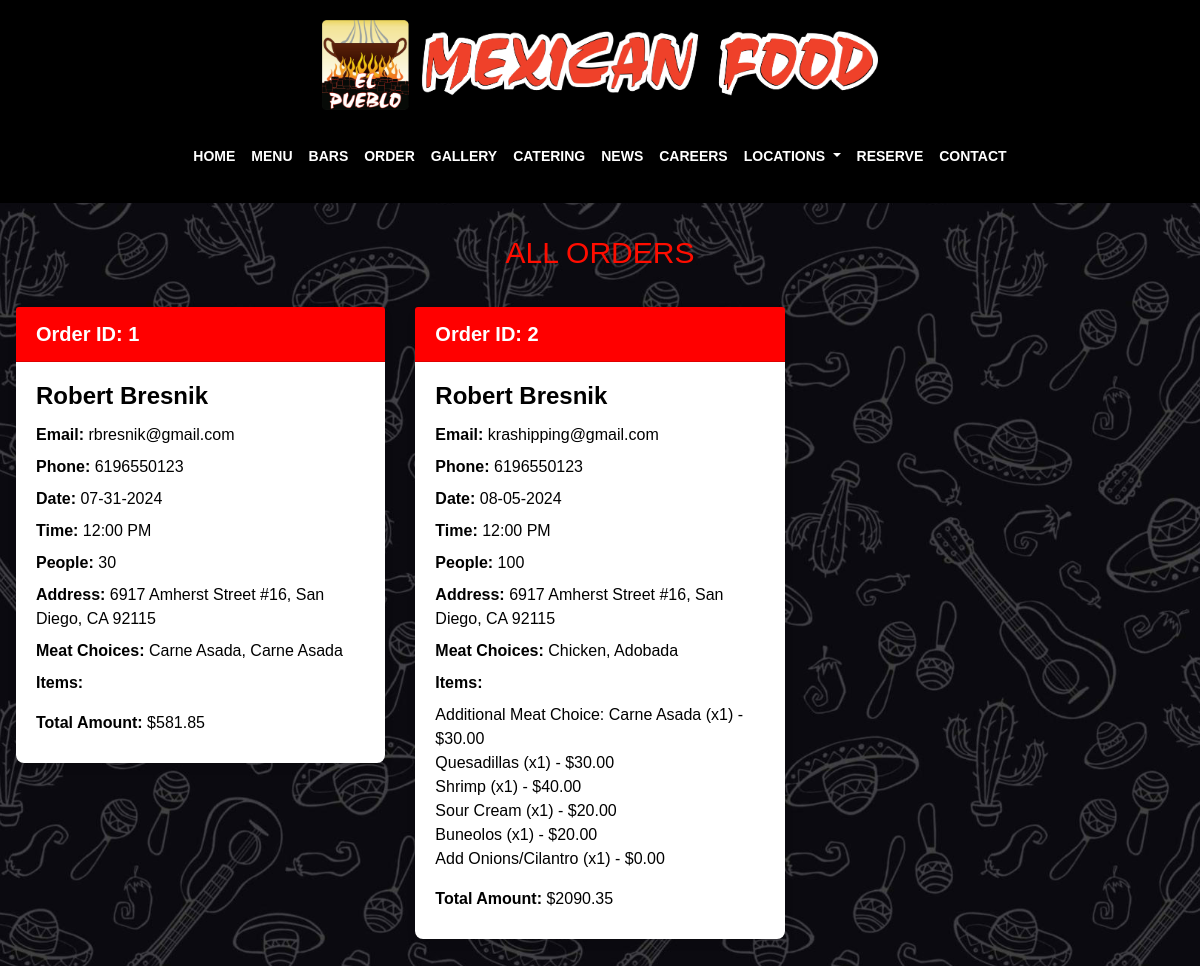
Page /orders on the earlier database version.
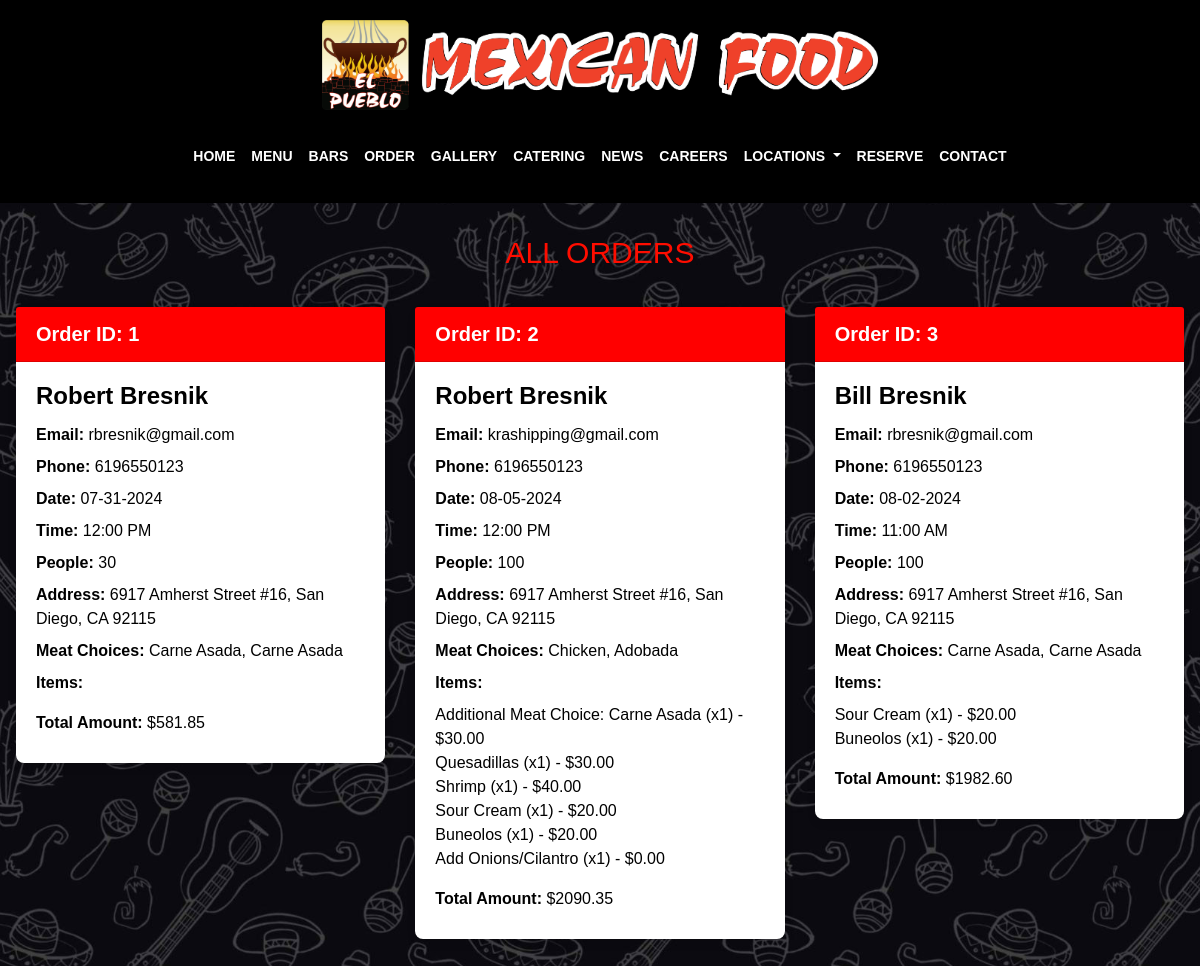
Same page on the later database version.
### app.py (models this page shows)
class Order(db.Model):
    id = db.Column(db.Integer, primary_key=True)
    people = db.Column(db.Integer, nullable=False)
    date = db.Column(db.Date, nullable=False)
    time = db.Column(db.String(50), nullable=False)
    total_amount = db.Column(db.Integer, nullable=False)
    base_amount = db.Column(db.Integer, nullable=False)
    sub_total = db.Column(db.Integer, nullable=False)
    tax = db.Column(db.Integer, nullable=False)
    grand_total = db.Column(db.Integer, nullable=False)
    meat1 = db.Column(db.String(50), nullable=False)
    meat2 = db.Column(db.String(50), nullable=False)
    customer_email = db.Column(db.String(100), nullable=False)
    first_name = db.Column(db.String(50), nullable=False)
    last_name = db.Column(db.String(50), nullable=False)
    address = db.Column(db.String(200), nullable=False)
    city = db.Column(db.String(50), nullable=False)
    state = db.Column(db.String(50), nullable=False)
    zip_code = db.Column(db.String(20), nullable=False)
    phone = db.Column(db.String(20), nullable=False)
    items = db.relationship("Item", backref="order", lazy=True)

class Item(db.Model):
    id = db.Column(db.Integer, primary_key=True)
    name = db.Column(db.String(100), nullable=False)
    price = db.Column(db.Integer, nullable=False)
    quantity = db.Column(db.Integer, nullable=False)
    order_id = db.Column(db.Integer, db.ForeignKey("order.id"), nullable=False)

### app.py (the view)
@app.route("/orders")
def orders():
    all_orders = Order.query.all()
    return render_template("orders.html", orders=all_orders, meat_choices=meat_choices)

### templates/orders.html (shortened to what this page needs)
{% extends "base.html" %}
{% block content %}
<div class="container-fluid p-3" style="background: transparent;">
    <h1 class="text-danger text-center py-3">All Orders</h1>
    <div class="row">
        {% for order in orders %}
        <div class="col-md-6 col-lg-4">
            <div class="card mb-4 text-black">
                <div class="card-header" style="background-color: #ff0000; color: white;">
                    Order ID: {{ order.id }}
                </div>
                <div class="card-body">
                    <h5 class="card-title">{{ order.first_name }} {{ order.last_name }}</h5>
                    <p class="card-text"><strong>Email:</strong> {{ order.customer_email }}</p>
                    <p class="card-text"><strong>Phone:</strong> {{ order.phone }}</p>
                    <p class="card-text"><strong>Date:</strong> {{ order.date.strftime('%m-%d-%Y') }}</p>
                    <p class="card-text"><strong>Time:</strong> {{ order.time }}</p>
                    <p class="card-text"><strong>People:</strong> {{ order.people }}</p>
                    <p class="card-text"><strong>Address:</strong> {{ order.address }}, {{ order.city }}, {{ order.state }} {{ order.zip_code }}</p>
                    <p class="card-text"><strong>Meat Choices:</strong> {{ meat_choices[order.meat1] }}, {{ meat_choices[order.meat2] }}</p>
                    <p class="card-text"><strong>Items:</strong>
                        <ul class="list-unstyled">
                            {% for item in order.items %}
                            <li>{{ item.name }} (x{{ item.quantity }}) - ${{ "%.2f"|format(item.price / 100) }}</li>
                            {% endfor %}
                        </ul>
                    </p>
                    <p class="card-text"><strong>Total Amount:</strong> ${{ "%.2f"|format(order.grand_total / 100) }}</p>
                </div>
            </div>
        </div>
        {% endfor %}
    </div>
</div>
{% endblock %}

### templates/base.html (shortened to what this page needs)
<!DOCTYPE html>
<html lang="en">
  <head>
    {% autoescape None %}
    <link
      rel="stylesheet"
      href="https://maxcdn.bootstrapcdn.com/bootstrap/4.5.2/css/bootstrap.min.css"
    />
    <link
      rel="stylesheet"
      href="{{ url_for('static', filename='styles.css') }}"
    />
    <link
      rel="stylesheet"
      href="{{ url_for('static', filename='custom.css') }}"
    />
  </head>
  <body>
    <div class="header">
      <img
        src="{{ url_for('static', filename='logo-final-el-pueblo-mex.png') }}"
        class="img-fluid mx-auto d-block"
        alt="El Pueblo Mexican Food"
      />
      <div id="et-top-navigation" data-height="115" data-fixed-height="40">
        <nav id="top-menu-nav" class="navbar navbar-expand-lg navbar-dark">
          <div class="collapse navbar-collapse justify-content-center" id="navbarNav">
            <ul id="top-menu" class="navbar-nav">
              <li class="nav-item">
                <a class="nav-link" href="https://elpueblomex.com/">HOME</a>
              </li>
              <li class="nav-item">
                <a class="nav-link" href="https://elpueblomex.com/menu/">MENU</a>
              </li>
              <li class="nav-item">
                <a class="nav-link" href="https://elpueblomex.com/del-mar-bar/">BARS</a>
              </li>
              <li class="nav-item">
                <a class="nav-link" href="https://elpueblomex.com/order-online-selection/">ORDER</a>
              </li>
              <li class="nav-item">
                <a class="nav-link" href="https://elpueblomex.com/gallery/">GALLERY</a>
              </li>
              <li class="nav-item">
                <a class="nav-link" href="https://elpueblomex.com/catering/">CATERING</a>
              </li>
              <li class="nav-item">
                <a class="nav-link" href="https://elpueblomex.com/latest-news/">NEWS</a>
              </li>
              <li class="nav-item">
                <a class="nav-link" href="https://elpueblomex.com/job-openings/">CAREERS</a>
              </li>
              <li class="nav-item dropdown">
                <a class="nav-link dropdown-toggle" href="https://elpueblomex.com/locations/" id="navbarDropdown" role="button" data-toggle="dropdown" aria-haspopup="true" aria-expanded="false">
                  LOCATIONS
                </a>
              </li>
              <li class="nav-item">
                <a class="nav-link" href="https://elpueblomex.com/event-space-reservation/">RESERVE</a>
              </li>
              <li class="nav-item">
                <a class="nav-link" href="https://elpueblomex.com/contact-us/">CONTACT</a>
              </li>
            </ul>
          </div>
        </nav>
      </div>
    </div>
 {% block content %}{% endblock %}
    {% endautoescape %}
  </body>
</html>

### static/styles.css (style rules this page uses)
body { background: url('/static/background.jpg') repeat-x center center fixed; background-size: contain; }
.header { background-color: black; color: white; padding: 20px 0; text-align: center; }
.header img { height: 90px; }
#top-menu-nav { text-align: center; margin-top: 20px; }
#top-menu { list-style: none; padding: 0; margin: 0; }
h1 { color: #ff0000; margin-bottom: 20px; }
a { color: #ff0000; text-decoration: none; font-weight: bold; display: inline-block; margin-top: 20px; text-align: left; width: 100%; }

### static/custom.css (style rules this page uses)
.header { background-color: black; color: white; padding: 20px 0; text-align: center; }
.header img { height: 90px; }
.navbar-dark .navbar-nav .nav-link { color: white !important; font-size: 14px; text-transform: uppercase; font-weight: bold; }
h1 { color: #ff0000; margin-bottom: 20px; }
a { color: #ff0000; text-decoration: none; font-weight: bold; display: inline-block; margin-top: 20px; width: 100%; }
#top-menu-nav { text-align: center; margin-top: 0; }
.text-danger { text-transform: uppercase; font-size: 30px; color: #ff0d00 !important; }
.container-fluid { padding: 20px; }
.card { border: none; border-radius: 8px; box-shadow: 0 4px 8px rgba(0, 0, 0, 0.1); color: black; }
.card-header { font-size: 1.25em; font-weight: bold; background-color: #ff0000; color: white; }
.card-body .card-title { font-size: 1.5em; font-weight: bold; }
.card-body .card-text { font-size: 1em; margin-bottom: 0.5em; color: black; }
.card-body .list-unstyled li { color: black; }

Differences in the rows shown:
added Order: id "3", first_name "Bill", last_name "Bresnik", customer_email "rbresnik@gmail.com", phone "6196550123", date "08-02-2024", time "11:00 AM", people "100", address "6917 Amherst Street #16", city "San Diego", state "CA", zip_code "92115", meat1 "Carne Asada", meat2 "Carne Asada", order.grand_total/100 "1982.60"
added Item: name "Sour Cream", quantity "1", item.price/100 "20.00", shown under "3"
added Item: name "Buneolos", quantity "1", item.price/100 "20.00", shown under "3"
